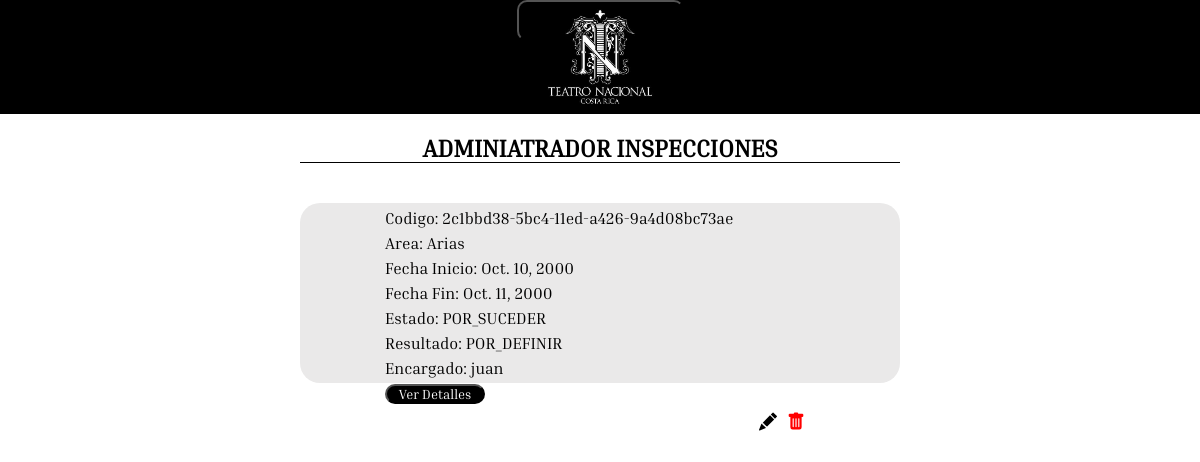
Page /menuAdmin/listInspeccion/ on the committed database.
### modelo/models.py (models this page shows, shortened)
class Inspeccion(models.Model):
    class TResultado(models.TextChoices):
        CONSERVACION = 'CONSERVACION', 'CONSERVACION'
        RESTAURACION = 'RESTAURACION', 'RESTAURACION'
        POR_DEFINIR = 'POR_DEFINIR', 'POR_DEFINIR'
    class TEstado(models.TextChoices):
        POR_SUCEDER = 'POR_SUCEDER', 'POR_SUCEDER'
        EN_EJECUCION = 'EN_EJECUCION', 'EN_EJECUCION'
        EJECUTADA = 'EJECUTADA', 'EJECUTADA'
        EJECUTADA_CON_RETRASO = 'EJECUTADA_CON_RETRASO', 'EJECUTADA_CON_RETRASO'
        RETRASADA = 'RETRASADA', 'RETRASADA'
    codigo = models.CharField(max_length=100, default=uuid.uuid1, editable=False, unique=True, )
    registros = models.ManyToManyField(RegistroInspeccion, blank=True, null=True)
    fechaInicio = models.DateField(null=False)
    fechaFin = models.DateField(null=False)
    tResultado = models.CharField(max_length=25 , choices=TResultado.choices, default=TResultado.POR_DEFINIR)
    tEstado = models.CharField(max_length=25 , choices=TEstado.choices, default=TEstado.POR_SUCEDER)
    encargado = models.ForeignKey(Encargado, on_delete=models.CASCADE)
    area = models.ForeignKey(Area, on_delete=models.CASCADE)
    comentario = models.TextField(default='', null=True)
    pdf = models.FileField(upload_to='pdf/', blank=True, null=True)
    completada = models.BooleanField(default=False)

class Parte(models.Model):
    nombre = models.CharField(max_length=100)
    codigo = models.CharField(max_length=100, default=uuid.uuid1, editable=False, unique=True, )
    ubicacion = models.CharField(max_length=100)
    descripcion = models.TextField()
    imagen1 = models.ImageField(null=True, blank=True, upload_to='images/')
    imagen2 = models.ImageField(null=True, blank=True, upload_to='images/')
    imagen3 = models.ImageField(null=True, blank=True, upload_to='images/')
    class Meta:
        abstract = True

class Area(Parte):
    dimensiones = models.CharField(max_length=100)
    listaElementos = models.ManyToManyField(Elemento, blank=True, null=True)
    def __str__(self):
        return self.nombre

class Encargado(models.Model):
    class TEncargado(models.TextChoices):
        INTERNO = 'INTERNO', 'INTERNO'
        EXTERNO = 'EXTERNO', 'EXTERNO'
        SUBCONTRATADO = 'SUBCONTRATADO', 'SUBCONTRATADO'
    tEncargado = models.CharField(max_length=25 , choices=TEncargado.choices)
    nombre = models.CharField(max_length=100)
    telefono = models.CharField(max_length=100)
    email = models.CharField(max_length=100)
    identificacion = models.CharField(max_length=100)
    def __str__(self):
        return self.nombre

### modelo/views.py (the view)
# urls.py: path('menuAdmin/listInspeccion/', views.listInspeccion, name='listInspeccion'),
def listInspeccion(request):
    inspecciones = Inspeccion.objects.all()
    return render(request, 'trabajosAsignadosAdmin.html', { 'inspecciones' : inspecciones })

### modelo/templates/trabajosAsignadosAdmin.html (shortened to what this page needs)
{% extends 'baseAdmin.html' %}
{% block content %}
{% load static %}
<div class="tituloLista">
    <h2>ADMINIATRADOR INSPECCIONES</h2>
</div>
<div id="listaGeneralContainer">
    {% for inspeccion in inspecciones %}
    <div class="cardEstandar" action="elementoInfoAdmin">
        <div class="cardInfo marginAuto">
            <div class="filaCard"><span>Codigo: {{inspeccion.codigo}}</span></div>
            <div class="filaCard"><span>Area: {{inspeccion.area}}</span></div>
            <div class="filaCard"><span>Fecha Inicio: {{inspeccion.fechaInicio}}</span></div>
            <div class="filaCard"><span>Fecha Fin: {{inspeccion.fechaFin}}</span></div>
            <div class="filaCard"><span>Estado: {{inspeccion.tEstado}}</span></div>
            <div class="filaCard"><span>Resultado: {{inspeccion.tResultado}}</span></div>
            <div class="filaCard"><span>Encargado: {{inspeccion.encargado}}</span></div>
            <div class="filaCard">
                <form action="adminInspeccionInfo/{{inspeccion.id}}" method="post">
                    <button class="botonEstandar btnListasCard">Ver Detalles</button>
                </form>
            </div>
            <div class="filaCard fila_rowR">
                <form action="deleteInspeccion/{{inspeccion.id}}" method="post">
                    <button class="botonCard botonesColor">
                    </button>
                </form>
                <form action="updateInspeccion/{{inspeccion.id}}">
                    <button class="botonCard">
                    </button>
                </form>
            </div>
        </div>
    </div>
    {% endfor %}
</div>
</div>
{% endblock content %}

### modelo/static/styles/admins.css (style rules this page uses)
* { margin: 0px; padding: 0px; font-family:'Inria Serif'; }
html { width:100vw; height:100vh; }
body { background-color: rgb(255, 255, 255); position : absolute; width : 100%; height : 100%; overflow-x: hidden; overflow-y: auto; }
.botonEstandar { background-color: black; color: white; border-radius: 10px; cursor: pointer; }
.tituloLista { width: 600px; display: flex; flex-direction: column; align-items: center; margin-top: 20px; margin-bottom: 20px; border-bottom: 1px solid black; }
#listaGeneralContainer { height: auto; }
.cardEstandar { width: 600px; height: 180px; margin-top: 20px; background-color: #EAE9E9; border-radius: 20px; display: flex; flex-direction: row; align-items: center; }
.filaCard { width: 430px; margin-top: 5px; }
.fila_rowR { display: flex; flex-direction: row-reverse; }
.botonCard { background: none; display: flex; flex-direction: row-reverse; margin-right: 10px; border:none; cursor: pointer; }
.btnListasCard { width: 100px; }
.botonesColor { color: red; }
.marginAuto { margin: auto; }

### rows in the picture
Inspeccion: codigo "2c1bbd38-5bc4-11ed-a426-9a4d08bc73ae", area "Arias", fechaInicio "Oct. 10, 2000", fechaFin "Oct. 11, 2000", tEstado "POR_SUCEDER", tResultado "POR_DEFINIR", encargado "juan"
